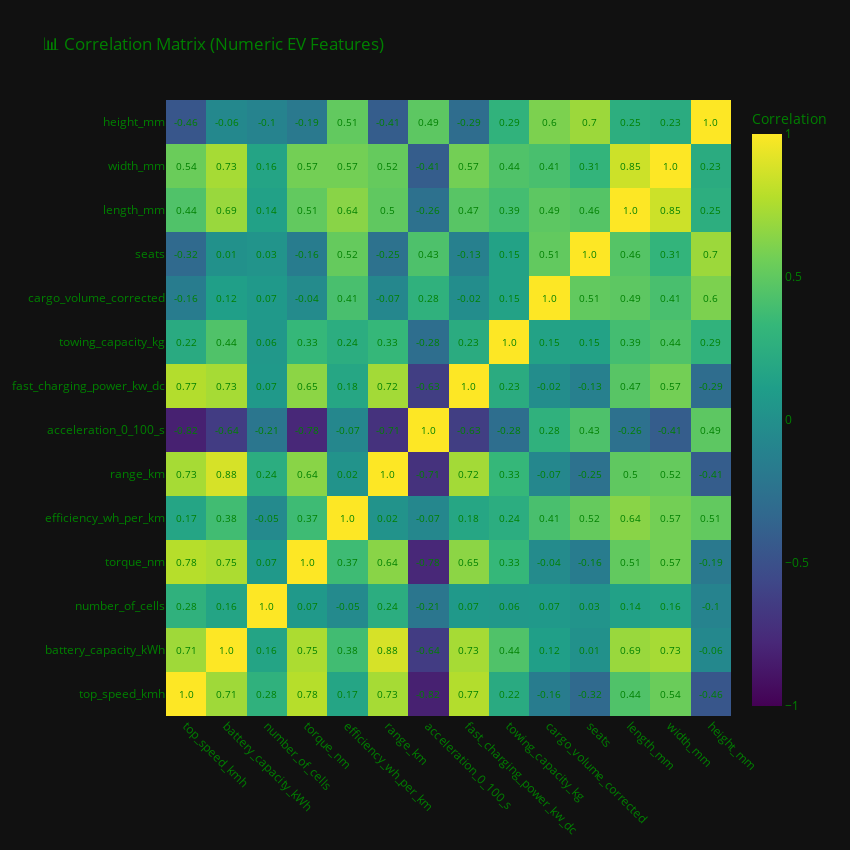

The code cell stored with this chart in its notebook:
### Markdown cell above
## Correlation Heatmap

### Code cell
import plotly.graph_objects as go
#Compute correlation matrix
corr = data[num_cols].corr().round(2)

#Create heatmap
fig = go.Figure(
    data=go.Heatmap(
        x=corr.columns,
        y=corr.index,
        z=corr.values,
        colorscale='Viridis',
        zmin=-1,
        zmax=1,
        colorbar=dict(
            title=dict(text='Correlation', font=dict(color='green')),
            tickfont=dict(color='green')
        )
    )
)

#Add annotations (correlation values)
for i, row in enumerate(corr.index):
    for j, col in enumerate(corr.columns):
        fig.add_annotation(
            x=col,
            y=row,
            text=str(corr.iloc[i,j]),
            showarrow=False,
            font=dict(color='green', size=10)
        )

#Layout customization
fig.update_layout(
    title='📊 Correlation Matrix (Numeric EV Features)',
    title_font_color='green',
    template='plotly_dark',
    xaxis=dict(tickangle=45, tickfont=dict(color='green')),
    yaxis=dict(tickfont=dict(color='green')),
    width=850,
    height=850
)

#Show figure
fig.show()

### Figure 1 — Plotly figure (JSON) as saved in the notebook; plotly's stock layout.template omitted (floating-point values rounded to 4 significant figures; data arrays with more than 128 entries replaced by an {"elided": "..."} marker saying what was removed)
{"data": [{"colorbar": {"tickfont": {"color": "green"}, "title": {"font": {"color": "green"}, "text": "Correlation"}}, "colorscale": [[0, "#440154"], [0.1111, "#482878"], [0.2222, "#3e4989"], [0.3333, "#31688e"], [0.4444, "#26828e"], [0.5556, "#1f9e89"], [0.6667, "#35b779"], [0.7778, "#6ece58"], [0.8889, "#b5de2b"], [1, "#fde725"]], "type": "heatmap", "x": ["top_speed_kmh", "battery_capacity_kWh", "number_of_cells", "torque_nm", "efficiency_wh_per_km", "range_km", "acceleration_0_100_s", "fast_charging_power_kw_dc", "towing_capacity_kg", "cargo_volume_corrected", "seats", "length_mm", "width_mm", "height_mm"], "y": ["top_speed_kmh", "battery_capacity_kWh", "number_of_cells", "torque_nm", "efficiency_wh_per_km", "range_km", "acceleration_0_100_s", "fast_charging_power_kw_dc", "towing_capacity_kg", "cargo_volume_corrected", "seats", "length_mm", "width_mm", "height_mm"], "z": {"elided": "14x14 float values"}, "zmax": 1, "zmin": -1}], "layout": {"annotations": [{"font": {"color": "green", "size": 10}, "showarrow": false, "text": "1.0", "x": "top_speed_kmh", "y": "top_speed_kmh"}, {"font": {"color": "green", "size": 10}, "showarrow": false, "text": "0.71", "x": "battery_capacity_kWh", "y": "top_speed_kmh"}, {"font": {"color": "green", "size": 10}, "showarrow": false, "text": "0.28", "x": "number_of_cells", "y": "top_speed_kmh"}, {"font": {"color": "green", "size": 10}, "showarrow": false, "text": "0.78", "x": "torque_nm", "y": "top_speed_kmh"}, {"font": {"color": "green", "size": 10}, "showarrow": false, "text": "0.17", "x": "efficiency_wh_per_km", "y": "top_speed_kmh"}, {"font": {"color": "green", "size": 10}, "showarrow": false, "text": "0.73", "x": "range_km", "y": "top_speed_kmh"}, {"font": {"color": "green", "size": 10}, "showarrow": false, "text": "-0.82", "x": "acceleration_0_100_s", "y": "top_speed_kmh"}, {"font": {"color": "green", "size": 10}, "showarrow": false, "text": "0.77", "x": "fast_charging_power_kw_dc", "y": "top_speed_kmh"}, {"font": {"color": "green", "size": 10}, "showarrow": false, "text": "0.22", "x": "towing_capacity_kg", "y": "top_speed_kmh"}, {"font": {"color": "green", "size": 10}, "showarrow": false, "text": "-0.16", "x": "cargo_volume_corrected", "y": "top_speed_kmh"}, {"font": {"color": "green", "size": 10}, "showarrow": false, "text": "-0.32", "x": "seats", "y": "top_speed_kmh"}, {"font": {"color": "green", "size": 10}, "showarrow": false, "text": "0.44", "x": "length_mm", "y": "top_speed_kmh"}, {"font": {"color": "green", "size": 10}, "showarrow": false, "text": "0.54", "x": "width_mm", "y": "top_speed_kmh"}, {"font": {"color": "green", "size": 10}, "showarrow": false, "text": "-0.46", "x": "height_mm", "y": "top_speed_kmh"}, {"font": {"color": "green", "size": 10}, "showarrow": false, "text": "0.71", "x": "top_speed_kmh", "y": "battery_capacity_kWh"}, {"font": {"color": "green", "size": 10}, "showarrow": false, "text": "1.0", "x": "battery_capacity_kWh", "y": "battery_capacity_kWh"}, {"font": {"color": "green", "size": 10}, "showarrow": false, "text": "0.16", "x": "number_of_cells", "y": "battery_capacity_kWh"}, {"font": {"color": "green", "size": 10}, "showarrow": false, "text": "0.75", "x": "torque_nm", "y": "battery_capacity_kWh"}, {"font": {"color": "green", "size": 10}, "showarrow": false, "text": "0.38", "x": "efficiency_wh_per_km", "y": "battery_capacity_kWh"}, {"font": {"color": "green", "size": 10}, "showarrow": false, "text": "0.88", "x": "range_km", "y": "battery_capacity_kWh"}, {"font": {"color": "green", "size": 10}, "showarrow": false, "text": "-0.64", "x": "acceleration_0_100_s", "y": "battery_capacity_kWh"}, {"font": {"color": "green", "size": 10}, "showarrow": false, "text": "0.73", "x": "fast_charging_power_kw_dc", "y": "battery_capacity_kWh"}, {"font": {"color": "green", "size": 10}, "showarrow": false, "text": "0.44", "x": "towing_capacity_kg", "y": "battery_capacity_kWh"}, {"font": {"color": "green", "size": 10}, "showarrow": false, "text": "0.12", "x": "cargo_volume_corrected", "y": "battery_capacity_kWh"}, {"font": {"color": "green", "size": 10}, "showarrow": false, "text": "0.01", "x": "seats", "y": "battery_capacity_kWh"}, {"font": {"color": "green", "size": 10}, "showarrow": false, "text": "0.69", "x": "length_mm", "y": "battery_capacity_kWh"}, {"font": {"color": "green", "size": 10}, "showarrow": false, "text": "0.73", "x": "width_mm", "y": "battery_capacity_kWh"}, {"font": {"color": "green", "size": 10}, "showarrow": false, "text": "-0.06", "x": "height_mm", "y": "battery_capacity_kWh"}, {"font": {"color": "green", "size": 10}, "showarrow": false, "text": "0.28", "x": "top_speed_kmh", "y": "number_of_cells"}, {"font": {"color": "green", "size": 10}, "showarrow": false, "text": "0.16", "x": "battery_capacity_kWh", "y": "number_of_cells"}, {"font": {"color": "green", "size": 10}, "showarrow": false, "text": "1.0", "x": "number_of_cells", "y": "number_of_cells"}, {"font": {"color": "green", "size": 10}, "showarrow": false, "text": "0.07", "x": "torque_nm", "y": "number_of_cells"}, {"font": {"color": "green", "size": 10}, "showarrow": false, "text": "-0.05", "x": "efficiency_wh_per_km", "y": "number_of_cells"}, {"font": {"color": "green", "size": 10}, "showarrow": false, "text": "0.24", "x": "range_km", "y": "number_of_cells"}, {"font": {"color": "green", "size": 10}, "showarrow": false, "text": "-0.21", "x": "acceleration_0_100_s", "y": "number_of_cells"}, {"font": {"color": "green", "size": 10}, "showarrow": false, "text": "0.07", "x": "fast_charging_power_kw_dc", "y": "number_of_cells"}, {"font": {"color": "green", "size": 10}, "showarrow": false, "text": "0.06", "x": "towing_capacity_kg", "y": "number_of_cells"}, {"font": {"color": "green", "size": 10}, "showarrow": false, "text": "0.07", "x": "cargo_volume_corrected", "y": "number_of_cells"}, {"font": {"color": "green", "size": 10}, "showarrow": false, "text": "0.03", "x": "seats", "y": "number_of_cells"}, {"font": {"color": "green", "size": 10}, "showarrow": false, "text": "0.14", "x": "length_mm", "y": "number_of_cells"}, {"font": {"color": "green", "size": 10}, "showarrow": false, "text": "0.16", "x": "width_mm", "y": "number_of_cells"}, {"font": {"color": "green", "size": 10}, "showarrow": false, "text": "-0.1", "x": "height_mm", "y": "number_of_cells"}, {"font": {"color": "green", "size": 10}, "showarrow": false, "text": "0.78", "x": "top_speed_kmh", "y": "torque_nm"}, {"font": {"color": "green", "size": 10}, "showarrow": false, "text": "0.75", "x": "battery_capacity_kWh", "y": "torque_nm"}, {"font": {"color": "green", "size": 10}, "showarrow": false, "text": "0.07", "x": "number_of_cells", "y": "torque_nm"}, {"font": {"color": "green", "size": 10}, "showarrow": false, "text": "1.0", "x": "torque_nm", "y": "torque_nm"}, {"font": {"color": "green", "size": 10}, "showarrow": false, "text": "0.37", "x": "efficiency_wh_per_km", "y": "torque_nm"}, {"font": {"color": "green", "size": 10}, "showarrow": false, "text": "0.64", "x": "range_km", "y": "torque_nm"}, {"font": {"color": "green", "size": 10}, "showarrow": false, "text": "-0.78", "x": "acceleration_0_100_s", "y": "torque_nm"}, {"font": {"color": "green", "size": 10}, "showarrow": false, "text": "0.65", "x": "fast_charging_power_kw_dc", "y": "torque_nm"}, {"font": {"color": "green", "size": 10}, "showarrow": false, "text": "0.33", "x": "towing_capacity_kg", "y": "torque_nm"}, {"font": {"color": "green", "size": 10}, "showarrow": false, "text": "-0.04", "x": "cargo_volume_corrected", "y": "torque_nm"}, {"font": {"color": "green", "size": 10}, "showarrow": false, "text": "-0.16", "x": "seats", "y": "torque_nm"}, {"font": {"color": "green", "size": 10}, "showarrow": false, "text": "0.51", "x": "length_mm", "y": "torque_nm"}, {"font": {"color": "green", "size": 10}, "showarrow": false, "text": "0.57", "x": "width_mm", "y": "torque_nm"}, {"font": {"color": "green", "size": 10}, "showarrow": false, "text": "-0.19", "x": "height_mm", "y": "torque_nm"}, {"font": {"color": "green", "size": 10}, "showarrow": false, "text": "0.17", "x": "top_speed_kmh", "y": "efficiency_wh_per_km"}, {"font": {"color": "green", "size": 10}, "showarrow": false, "text": "0.38", "x": "battery_capacity_kWh", "y": "efficiency_wh_per_km"}, {"font": {"color": "green", "size": 10}, "showarrow": false, "text": "-0.05", "x": "number_of_cells", "y": "efficiency_wh_per_km"}, {"font": {"color": "green", "size": 10}, "showarrow": false, "text": "0.37", "x": "torque_nm", "y": "efficiency_wh_per_km"}, {"font": {"color": "green", "size": 10}, "showarrow": false, "text": "1.0", "x": "efficiency_wh_per_km", "y": "efficiency_wh_per_km"}, {"font": {"color": "green", "size": 10}, "showarrow": false, "text": "0.02", "x": "range_km", "y": "efficiency_wh_per_km"}, {"font": {"color": "green", "size": 10}, "showarrow": false, "text": "-0.07", "x": "acceleration_0_100_s", "y": "efficiency_wh_per_km"}, {"font": {"color": "green", "size": 10}, "showarrow": false, "text": "0.18", "x": "fast_charging_power_kw_dc", "y": "efficiency_wh_per_km"}, {"font": {"color": "green", "size": 10}, "showarrow": false, "text": "0.24", "x": "towing_capacity_kg", "y": "efficiency_wh_per_km"}, {"font": {"color": "green", "size": 10}, "showarrow": false, "text": "0.41", "x": "cargo_volume_corrected", "y": "efficiency_wh_per_km"}, {"font": {"color": "green", "size": 10}, "showarrow": false, "text": "0.52", "x": "seats", "y": "efficiency_wh_per_km"}, {"font": {"color": "green", "size": 10}, "showarrow": false, "text": "0.64", "x": "length_mm", "y": "efficiency_wh_per_km"}, {"font": {"color": "green", "size": 10}, "showarrow": false, "text": "0.57", "x": "width_mm", "y": "efficiency_wh_per_km"}, {"font": {"color": "green", "size": 10}, "showarrow": false, "text": "0.51", "x": "height_mm", "y": "efficiency_wh_per_km"}, {"font": {"color": "green", "size": 10}, "showarrow": false, "text": "0.73", "x": "top_speed_kmh", "y": "range_km"}, {"font": {"color": "green", "size": 10}, "showarrow": false, "text": "0.88", "x": "battery_capacity_kWh", "y": "range_km"}, {"font": {"color": "green", "size": 10}, "showarrow": false, "text": "0.24", "x": "number_of_cells", "y": "range_km"}, {"font": {"color": "green", "size": 10}, "showarrow": false, "text": "0.64", "x": "torque_nm", "y": "range_km"}, {"font": {"color": "green", "size": 10}, "showarrow": false, "text": "0.02", "x": "efficiency_wh_per_km", "y": "range_km"}, {"font": {"color": "green", "size": 10}, "showarrow": false, "text": "1.0", "x": "range_km", "y": "range_km"}, {"font": {"color": "green", "size": 10}, "showarrow": false, "text": "-0.71", "x": "acceleration_0_100_s", "y": "range_km"}, {"font": {"color": "green", "size": 10}, "showarrow": false, "text": "0.72", "x": "fast_charging_power_kw_dc", "y": "range_km"}, {"font": {"color": "green", "size": 10}, "showarrow": false, "text": "0.33", "x": "towing_capacity_kg", "y": "range_km"}, {"font": {"color": "green", "size": 10}, "showarrow": false, "text": "-0.07", "x": "cargo_volume_corrected", "y": "range_km"}, {"font": {"color": "green", "size": 10}, "showarrow": false, "text": "-0.25", "x": "seats", "y": "range_km"}, {"font": {"color": "green", "size": 10}, "showarrow": false, "text": "0.5", "x": "length_mm", "y": "range_km"}, {"font": {"color": "green", "size": 10}, "showarrow": false, "text": "0.52", "x": "width_mm", "y": "range_km"}, {"font": {"color": "green", "size": 10}, "showarrow": false, "text": "-0.41", "x": "height_mm", "y": "range_km"}, {"font": {"color": "green", "size": 10}, "showarrow": false, "text": "-0.82", "x": "top_speed_kmh", "y": "acceleration_0_100_s"}, {"font": {"color": "green", "size": 10}, "showarrow": false, "text": "-0.64", "x": "battery_capacity_kWh", "y": "acceleration_0_100_s"}, {"font": {"color": "green", "size": 10}, "showarrow": false, "text": "-0.21", "x": "number_of_cells", "y": "acceleration_0_100_s"}, {"font": {"color": "green", "size": 10}, "showarrow": false, "text": "-0.78", "x": "torque_nm", "y": "acceleration_0_100_s"}, {"font": {"color": "green", "size": 10}, "showarrow": false, "text": "-0.07", "x": "efficiency_wh_per_km", "y": "acceleration_0_100_s"}, {"font": {"color": "green", "size": 10}, "showarrow": false, "text": "-0.71", "x": "range_km", "y": "acceleration_0_100_s"}, {"font": {"color": "green", "size": 10}, "showarrow": false, "text": "1.0", "x": "acceleration_0_100_s", "y": "acceleration_0_100_s"}, {"font": {"color": "green", "size": 10}, "showarrow": false, "text": "-0.63", "x": "fast_charging_power_kw_dc", "y": "acceleration_0_100_s"}, {"font": {"color": "green", "size": 10}, "showarrow": false, "text": "-0.28", "x": "towing_capacity_kg", "y": "acceleration_0_100_s"}, {"font": {"color": "green", "size": 10}, "showarrow": false, "text": "0.28", "x": "cargo_volume_corrected", "y": "acceleration_0_100_s"}, {"font": {"color": "green", "size": 10}, "showarrow": false, "text": "0.43", "x": "seats", "y": "acceleration_0_100_s"}, {"font": {"color": "green", "size": 10}, "showarrow": false, "text": "-0.26", "x": "length_mm", "y": "acceleration_0_100_s"}, {"font": {"color": "green", "size": 10}, "showarrow": false, "text": "-0.41", "x": "width_mm", "y": "acceleration_0_100_s"}, {"font": {"color": "green", "size": 10}, "showarrow": false, "text": "0.49", "x": "height_mm", "y": "acceleration_0_100_s"}, {"font": {"color": "green", "size": 10}, "showarrow": false, "text": "0.77", "x": "top_speed_kmh", "y": "fast_charging_power_kw_dc"}, {"font": {"color": "green", "size": 10}, "showarrow": false, "text": "0.73", "x": "battery_capacity_kWh", "y": "fast_charging_power_kw_dc"}, {"font": {"color": "green", "size": 10}, "showarrow": false, "text": "0.07", "x": "number_of_cells", "y": "fast_charging_power_kw_dc"}, {"font": {"color": "green", "size": 10}, "showarrow": false, "text": "0.65", "x": "torque_nm", "y": "fast_charging_power_kw_dc"}, {"font": {"color": "green", "size": 10}, "showarrow": false, "text": "0.18", "x": "efficiency_wh_per_km", "y": "fast_charging_power_kw_dc"}, {"font": {"color": "green", "size": 10}, "showarrow": false, "text": "0.72", "x": "range_km", "y": "fast_charging_power_kw_dc"}, {"font": {"color": "green", "size": 10}, "showarrow": false, "text": "-0.63", "x": "acceleration_0_100_s", "y": "fast_charging_power_kw_dc"}, {"font": {"color": "green", "size": 10}, "showarrow": false, "text": "1.0", "x": "fast_charging_power_kw_dc", "y": "fast_charging_power_kw_dc"}, {"font": {"color": "green", "size": 10}, "showarrow": false, "text": "0.23", "x": "towing_capacity_kg", "y": "fast_charging_power_kw_dc"}, {"font": {"color": "green", "size": 10}, "showarrow": false, "text": "-0.02", "x": "cargo_volume_corrected", "y": "fast_charging_power_kw_dc"}, {"font": {"color": "green", "size": 10}, "showarrow": false, "text": "-0.13", "x": "seats", "y": "fast_charging_power_kw_dc"}, {"font": {"color": "green", "size": 10}, "showarrow": false, "text": "0.47", "x": "length_mm", "y": "fast_charging_power_kw_dc"}, {"font": {"color": "green", "size": 10}, "showarrow": false, "text": "0.57", "x": "width_mm", "y": "fast_charging_power_kw_dc"}, {"font": {"color": "green", "size": 10}, "showarrow": false, "text": "-0.29", "x": "height_mm", "y": "fast_charging_power_kw_dc"}, {"font": {"color": "green", "size": 10}, "showarrow": false, "text": "0.22", "x": "top_speed_kmh", "y": "towing_capacity_kg"}, {"font": {"color": "green", "size": 10}, "showarrow": false, "text": "0.44", "x": "battery_capacity_kWh", "y": "towing_capacity_kg"}, {"font": {"color": "green", "size": 10}, "showarrow": false, "text": "0.06", "x": "number_of_cells", "y": "towing_capacity_kg"}, {"font": {"color": "green", "size": 10}, "showarrow": false, "text": "0.33", "x": "torque_nm", "y": "towing_capacity_kg"}, {"font": {"color": "green", "size": 10}, "showarrow": false, "text": "0.24", "x": "efficiency_wh_per_km", "y": "towing_capacity_kg"}, {"font": {"color": "green", "size": 10}, "showarrow": false, "text": "0.33", "x": "range_km", "y": "towing_capacity_kg"}, {"font": {"color": "green", "size": 10}, "showarrow": false, "text": "-0.28", "x": "acceleration_0_100_s", "y": "towing_capacity_kg"}, {"font": {"color": "green", "size": 10}, "showarrow": false, "text": "0.23", "x": "fast_charging_power_kw_dc", "y": "towing_capacity_kg"}, {"font": {"color": "green", "size": 10}, "showarrow": false, "text": "1.0", "x": "towing_capacity_kg", "y": "towing_capacity_kg"}, {"font": {"color": "green", "size": 10}, "showarrow": false, "text": "0.15", "x": "cargo_volume_corrected", "y": "towing_capacity_kg"}, {"font": {"color": "green", "size": 10}, "showarrow": false, "text": "0.15", "x": "seats", "y": "towing_capacity_kg"}, {"font": {"color": "green", "size": 10}, "showarrow": false, "text": "0.39", "x": "length_mm", "y": "towing_capacity_kg"}, {"font": {"color": "green", "size": 10}, "showarrow": false, "text": "0.44", "x": "width_mm", "y": "towing_capacity_kg"}, {"font": {"color": "green", "size": 10}, "showarrow": false, "text": "0.29", "x": "height_mm", "y": "towing_capacity_kg"}, {"font": {"color": "green", "size": 10}, "showarrow": false, "text": "-0.16", "x": "top_speed_kmh", "y": "cargo_volume_corrected"}, {"font": {"color": "green", "size": 10}, "showarrow": false, "text": "0.12", "x": "battery_capacity_kWh", "y": "cargo_volume_corrected"}, {"font": {"color": "green", "size": 10}, "showarrow": false, "text": "0.07", "x": "number_of_cells", "y": "cargo_volume_corrected"}, {"font": {"color": "green", "size": 10}, "showarrow": false, "text": "-0.04", "x": "torque_nm", "y": "cargo_volume_corrected"}, {"font": {"color": "green", "size": 10}, "showarrow": false, "text": "0.41", "x": "efficiency_wh_per_km", "y": "cargo_volume_corrected"}, {"font": {"color": "green", "size": 10}, "showarrow": false, "text": "-0.07", "x": "range_km", "y": "cargo_volume_corrected"}, {"font": {"color": "green", "size": 10}, "showarrow": false, "text": "0.28", "x": "acceleration_0_100_s", "y": "cargo_volume_corrected"}, {"font": {"color": "green", "size": 10}, "showarrow": false, "text": "-0.02", "x": "fast_charging_power_kw_dc", "y": "cargo_volume_corrected"}, {"font": {"color": "green", "size": 10}, "showarrow": false, "text": "0.15", "x": "towing_capacity_kg", "y": "cargo_volume_corrected"}, {"font": {"color": "green", "size": 10}, "showarrow": false, "text": "1.0", "x": "cargo_volume_corrected", "y": "cargo_volume_corrected"}, {"font": {"color": "green", "size": 10}, "showarrow": false, "text": "0.51", "x": "seats", "y": "cargo_volume_corrected"}, {"font": {"color": "green", "size": 10}, "showarrow": false, "text": "0.49", "x": "length_mm", "y": "cargo_volume_corrected"}, {"font": {"color": "green", "size": 10}, "showarrow": false, "text": "0.41", "x": "width_mm", "y": "cargo_volume_corrected"}, {"font": {"color": "green", "size": 10}, "showarrow": false, "text": "0.6", "x": "height_mm", "y": "cargo_volume_corrected"}, {"font": {"color": "green", "size": 10}, "showarrow": false, "text": "-0.32", "x": "top_speed_kmh", "y": "seats"}, {"font": {"color": "green", "size": 10}, "showarrow": false, "text": "0.01", "x": "battery_capacity_kWh", "y": "seats"}, {"font": {"color": "green", "size": 10}, "showarrow": false, "text": "0.03", "x": "number_of_cells", "y": "seats"}, {"font": {"color": "green", "size": 10}, "showarrow": false, "text": "-0.16", "x": "torque_nm", "y": "seats"}, {"font": {"color": "green", "size": 10}, "showarrow": false, "text": "0.52", "x": "efficiency_wh_per_km", "y": "seats"}, {"font": {"color": "green", "size": 10}, "showarrow": false, "text": "-0.25", "x": "range_km", "y": "seats"}, {"font": {"color": "green", "size": 10}, "showarrow": false, "text": "0.43", "x": "acceleration_0_100_s", "y": "seats"}, {"font": {"color": "green", "size": 10}, "showarrow": false, "text": "-0.13", "x": "fast_charging_power_kw_dc", "y": "seats"}, {"font": {"color": "green", "size": 10}, "showarrow": false, "text": "0.15", "x": "towing_capacity_kg", "y": "seats"}, {"font": {"color": "green", "size": 10}, "showarrow": false, "text": "0.51", "x": "cargo_volume_corrected", "y": "seats"}, {"font": {"color": "green", "size": 10}, "showarrow": false, "text": "1.0", "x": "seats", "y": "seats"}, {"font": {"color": "green", "size": 10}, "showarrow": false, "text": "0.46", "x": "length_mm", "y": "seats"}, {"font": {"color": "green", "size": 10}, "showarrow": false, "text": "0.31", "x": "width_mm", "y": "seats"}, {"font": {"color": "green", "size": 10}, "showarrow": false, "text": "0.7", "x": "height_mm", "y": "seats"}, {"font": {"color": "green", "size": 10}, "showarrow": false, "text": "0.44", "x": "top_speed_kmh", "y": "length_mm"}, {"font": {"color": "green", "size": 10}, "showarrow": false, "text": "0.69", "x": "battery_capacity_kWh", "y": "length_mm"}, {"font": {"color": "green", "size": 10}, "showarrow": false, "text": "0.14", "x": "number_of_cells", "y": "length_mm"}, {"font": {"color": "green", "size": 10}, "showarrow": false, "text": "0.51", "x": "torque_nm", "y": "length_mm"}, {"font": {"color": "green", "size": 10}, "showarrow": false, "text": "0.64", "x": "efficiency_wh_per_km", "y": "length_mm"}, {"font": {"color": "green", "size": 10}, "showarrow": false, "text": "0.5", "x": "range_km", "y": "length_mm"}, {"font": {"color": "green", "size": 10}, "showarrow": false, "text": "-0.26", "x": "acceleration_0_100_s", "y": "length_mm"}, {"font": {"color": "green", "size": 10}, "showarrow": false, "text": "0.47", "x": "fast_charging_power_kw_dc", "y": "length_mm"}, {"font": {"color": "green", "size": 10}, "showarrow": false, "text": "0.39", "x": "towing_capacity_kg", "y": "length_mm"}, {"font": {"color": "green", "size": 10}, "showarrow": false, "text": "0.49", "x": "cargo_volume_corrected", "y": "length_mm"}, {"font": {"color": "green", "size": 10}, "showarrow": false, "text": "0.46", "x": "seats", "y": "length_mm"}, {"font": {"color": "green", "size": 10}, "showarrow": false, "text": "1.0", "x": "length_mm", "y": "length_mm"}, {"font": {"color": "green", "size": 10}, "showarrow": false, "text": "0.85", "x": "width_mm", "y": "length_mm"}, {"font": {"color": "green", "size": 10}, "showarrow": false, "text": "0.25", "x": "height_mm", "y": "length_mm"}, {"font": {"color": "green", "size": 10}, "showarrow": false, "text": "0.54", "x": "top_speed_kmh", "y": "width_mm"}, {"font": {"color": "green", "size": 10}, "showarrow": false, "text": "0.73", "x": "battery_capacity_kWh", "y": "width_mm"}, {"font": {"color": "green", "size": 10}, "showarrow": false, "text": "0.16", "x": "number_of_cells", "y": "width_mm"}, {"font": {"color": "green", "size": 10}, "showarrow": false, "text": "0.57", "x": "torque_nm", "y": "width_mm"}, {"font": {"color": "green", "size": 10}, "showarrow": false, "text": "0.57", "x": "efficiency_wh_per_km", "y": "width_mm"}, {"font": {"color": "green", "size": 10}, "showarrow": false, "text": "0.52", "x": "range_km", "y": "width_mm"}, {"font": {"color": "green", "size": 10}, "showarrow": false, "text": "-0.41", "x": "acceleration_0_100_s", "y": "width_mm"}, {"font": {"color": "green", "size": 10}, "showarrow": false, "text": "0.57", "x": "fast_charging_power_kw_dc", "y": "width_mm"}, {"font": {"color": "green", "size": 10}, "showarrow": false, "text": "0.44", "x": "towing_capacity_kg", "y": "width_mm"}, {"font": {"color": "green", "size": 10}, "showarrow": false, "text": "0.41", "x": "cargo_volume_corrected", "y": "width_mm"}, {"font": {"color": "green", "size": 10}, "showarrow": false, "text": "0.31", "x": "seats", "y": "width_mm"}, {"font": {"color": "green", "size": 10}, "showarrow": false, "text": "0.85", "x": "length_mm", "y": "width_mm"}, {"font": {"color": "green", "size": 10}, "showarrow": false, "text": "1.0", "x": "width_mm", "y": "width_mm"}, {"font": {"color": "green", "size": 10}, "showarrow": false, "text": "0.23", "x": "height_mm", "y": "width_mm"}, {"font": {"color": "green", "size": 10}, "showarrow": false, "text": "-0.46", "x": "top_speed_kmh", "y": "height_mm"}, {"font": {"color": "green", "size": 10}, "showarrow": false, "text": "-0.06", "x": "battery_capacity_kWh", "y": "height_mm"}, {"font": {"color": "green", "size": 10}, "showarrow": false, "text": "-0.1", "x": "number_of_cells", "y": "height_mm"}, {"font": {"color": "green", "size": 10}, "showarrow": false, "text": "-0.19", "x": "torque_nm", "y": "height_mm"}, {"font": {"color": "green", "size": 10}, "showarrow": false, "text": "0.51", "x": "efficiency_wh_per_km", "y": "height_mm"}, {"font": {"color": "green", "size": 10}, "showarrow": false, "text": "-0.41", "x": "range_km", "y": "height_mm"}, {"font": {"color": "green", "size": 10}, "showarrow": false, "text": "0.49", "x": "acceleration_0_100_s", "y": "height_mm"}, {"font": {"color": "green", "size": 10}, "showarrow": false, "text": "-0.29", "x": "fast_charging_power_kw_dc", "y": "height_mm"}, {"font": {"color": "green", "size": 10}, "showarrow": false, "text": "0.29", "x": "towing_capacity_kg", "y": "height_mm"}, {"font": {"color": "green", "size": 10}, "showarrow": false, "text": "0.6", "x": "cargo_volume_corrected", "y": "height_mm"}, {"font": {"color": "green", "size": 10}, "showarrow": false, "text": "0.7", "x": "seats", "y": "height_mm"}, {"font": {"color": "green", "size": 10}, "showarrow": false, "text": "0.25", "x": "length_mm", "y": "height_mm"}, {"font": {"color": "green", "size": 10}, "showarrow": false, "text": "0.23", "x": "width_mm", "y": "height_mm"}, {"font": {"color": "green", "size": 10}, "showarrow": false, "text": "1.0", "x": "height_mm", "y": "height_mm"}], "height": 850, "title": {"font": {"color": "green"}, "text": "📊 Correlation Matrix (Numeric EV Features)"}, "width": 850, "xaxis": {"tickangle": 45, "tickfont": {"color": "green"}}, "yaxis": {"tickfont": {"color": "green"}}}}
